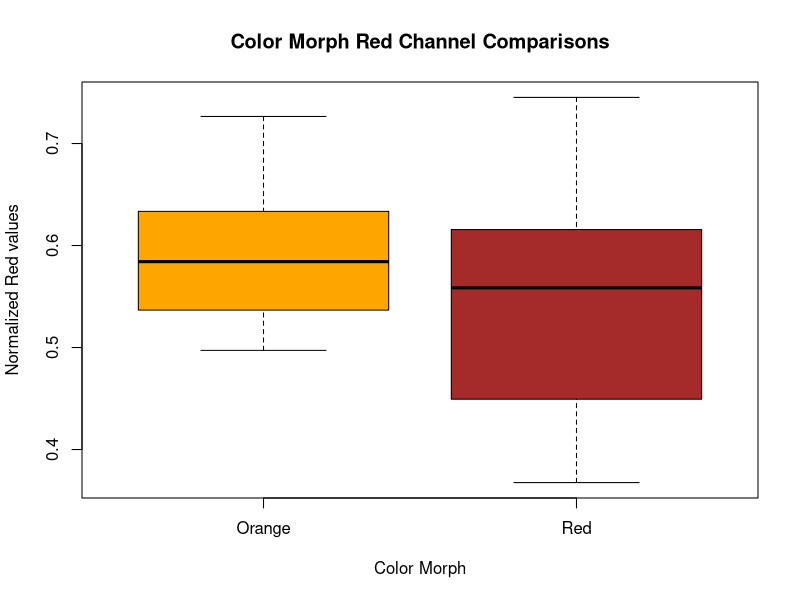
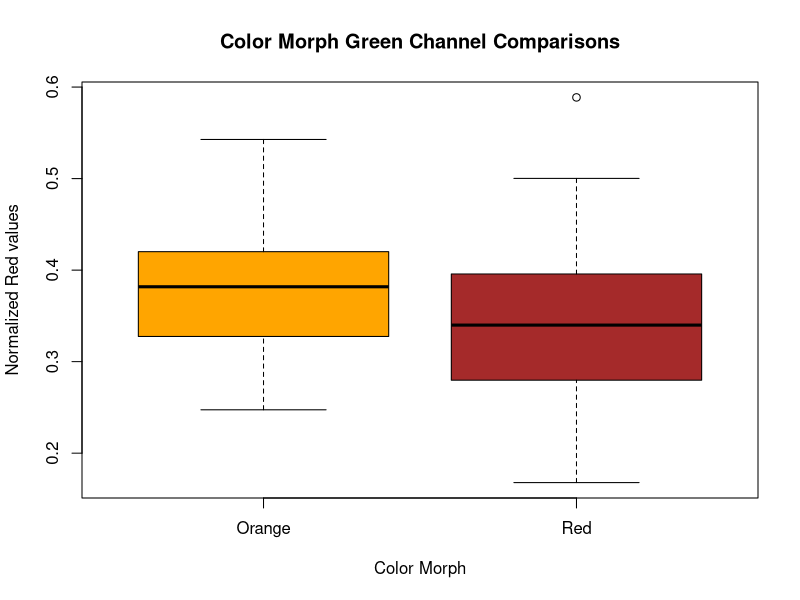
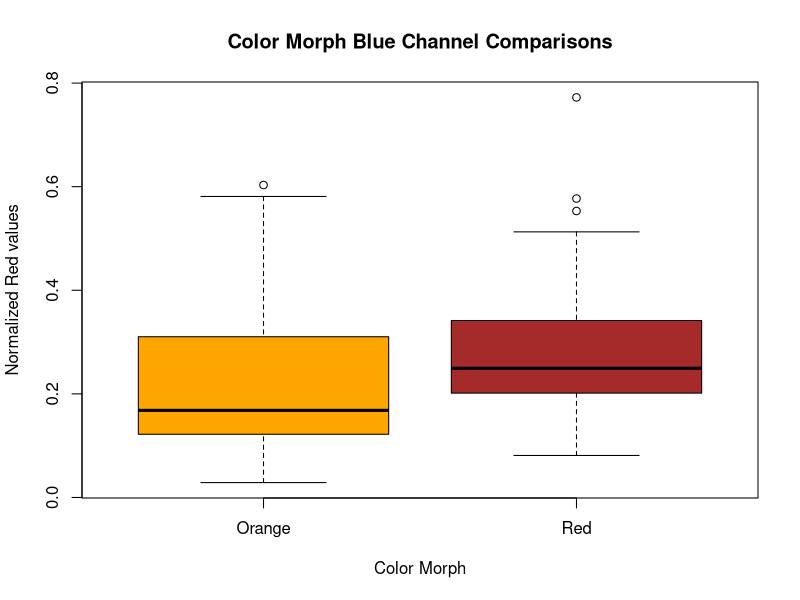

Recreate these plots in R, in order.
#Read in required libraries
##### Include Versions of libraries
library("vegan")
library("ggpubr")
library("gridExtra")
library("plyr") 
library("lsmeans")
library("multcompView")

# Set Working Directory:
setwd("C:/Users/dcone/OneDrive/Documents/Northeastern/Hawaii/Nursery Coloration Experiment/Color Data/Colormetric Data_2019") #set working

#COLORMETRIC COMPARISONS
Data <- read.csv("Colormetric_Data_2019.csv", header=T, sep=",", na.string="NA") #read in data file
Data$Red.Norm.Coral <- Data$Red.Coral/Data$Red.Standard #normalize to color standard
Data$Green.Norm.Coral <- Data$Green.Coral/Data$Green.Standard #normalize to color standard
Data$Blue.Norm.Coral <- Data$Blue.Coral/Data$Blue.Standard #normalize to color standard

t0=subset(Data, Timepoint == "0")

boxplot(Red.Norm.Coral~Colormorph, data = t0, main = "Color Morph Red Channel Comparisons", xlab = "Color Morph", ylab = "Normalized Red values", col = c("orange", "brown"))
boxplot(Green.Norm.Coral~Colormorph, data = t0, main = "Color Morph Green Channel Comparisons", xlab = "Color Morph", ylab = "Normalized Red values", col = c("orange", "brown"))
boxplot(Blue.Norm.Coral~Colormorph, data = t0, main = "Color Morph Blue Channel Comparisons", xlab = "Color Morph", ylab = "Normalized Red values", col = c("orange", "brown"))

t.test(Red.Norm.Coral~Colormorph, data = t0)
t.test(Green.Norm.Coral~Colormorph, data = t0)
t.test(Blue.Norm.Coral~Colormorph, data = t0)
